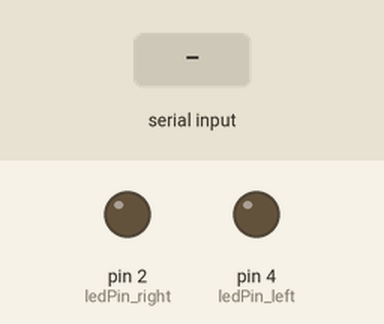
Bench run of a sketch on a simulated Arduino Uno, built with avr-gcc and run on an emulated ATmega328P. On the bench: output pins drawn as LEDs (lit = HIGH). The test bench sets the inputs (shaded band). What the sketch prints to the serial monitor is not drawn.

Above: at 1.2 s.
1.3 s: "0" received over Serial
At 1.6 s:
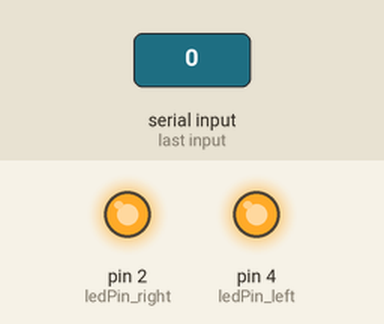
2.8 s: "1" received over Serial
At 4.0 s:
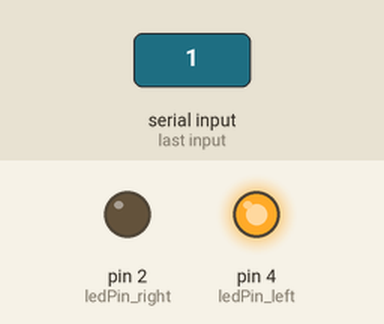
4.3 s: "2" received over Serial
At 5.1 s:
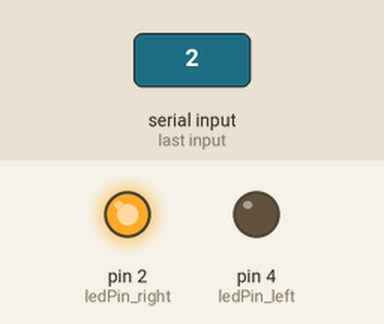
5.8 s: "3" received over Serial
At 6.3 s:
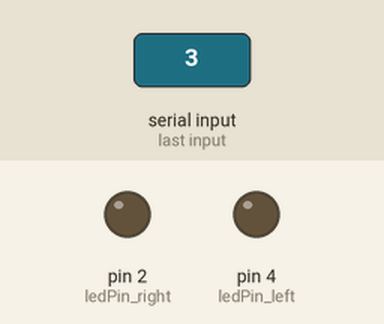
Timing chart, 0 to 8.3 s (numbered marks = the images above; inputs shaded):
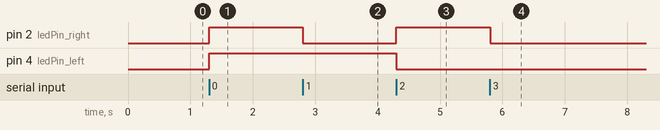

Measured:
- after the input at 1.3 s, pin 2 (ledPin_right), pin 4 (ledPin_left): LOW → HIGH at once
- after the input at 2.8 s, pin 2 (ledPin_right): HIGH → LOW at once
- after the input at 4.3 s, pin 2 (ledPin_right): LOW → HIGH at once; pin 4 (ledPin_left): HIGH → LOW at once
- after the input at 5.8 s, pin 2 (ledPin_right): HIGH → LOW at once

The sketch:

sketch_sep14d.ino
```cpp
//#define elements 2 //カンマで区切るデータの最大項目数
//String data_string; //シリアルで受け取る全文字列
//char *p; //文字列をカンマで分割するstrtok処理で使うポインタ
//String p_string; //上記ポインタで区切った文字列の仮格納用
//String data_array[elements]; //カンマ分割されたstrデータを格納する
////String li_data[elements];
int ledPin_right=2;
int ledPin_left=4;

void setup() {
  pinMode(ledPin_right, OUTPUT);
  pinMode(ledPin_left, OUTPUT);
  Serial.begin(9600); //シリアルを開く
  Serial.println("ready");
}

void loop() {
  if( Serial.available()){
    char ch = Serial.read();
    if(ch == '0'){
      digitalWrite(ledPin_right,1);
      digitalWrite(ledPin_left,1);
    } else if(ch == '1'){
      digitalWrite(ledPin_right,0);
      digitalWrite(ledPin_left,1);
    } else if(ch == '2'){
      digitalWrite(ledPin_right,1);
      digitalWrite(ledPin_left,0);
    } else if(ch == '3'){
      digitalWrite(ledPin_right,0);
      digitalWrite(ledPin_left,0);
    }
  }
}
```
